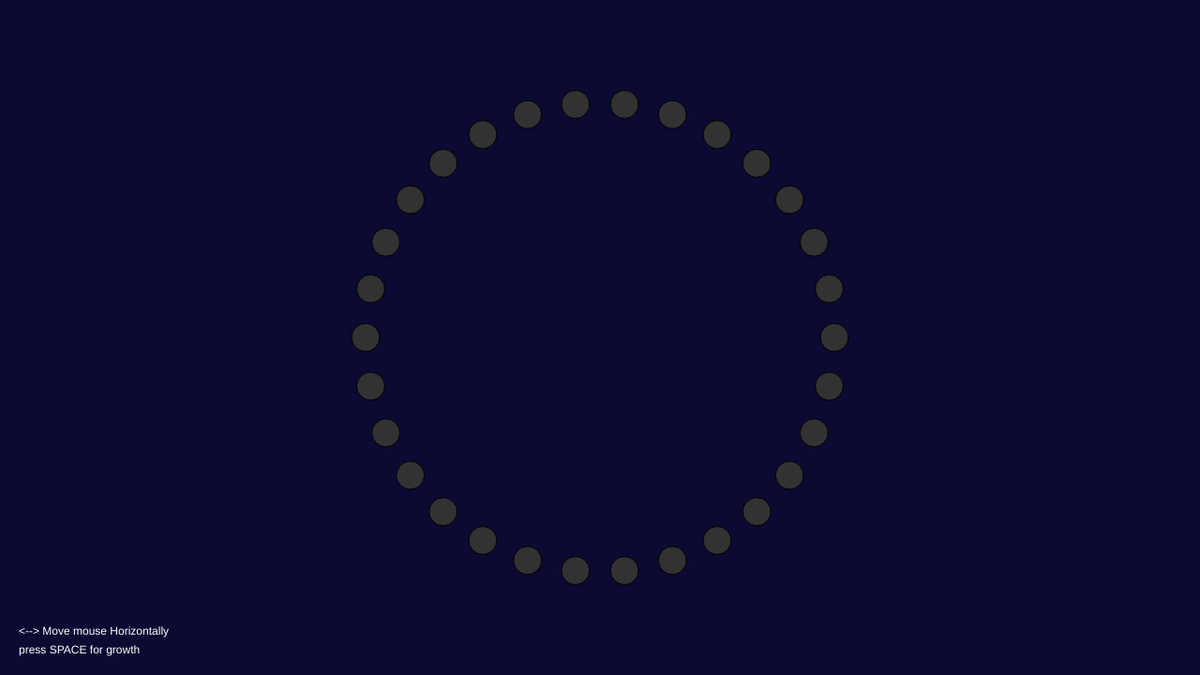
Frame 1 (no input)
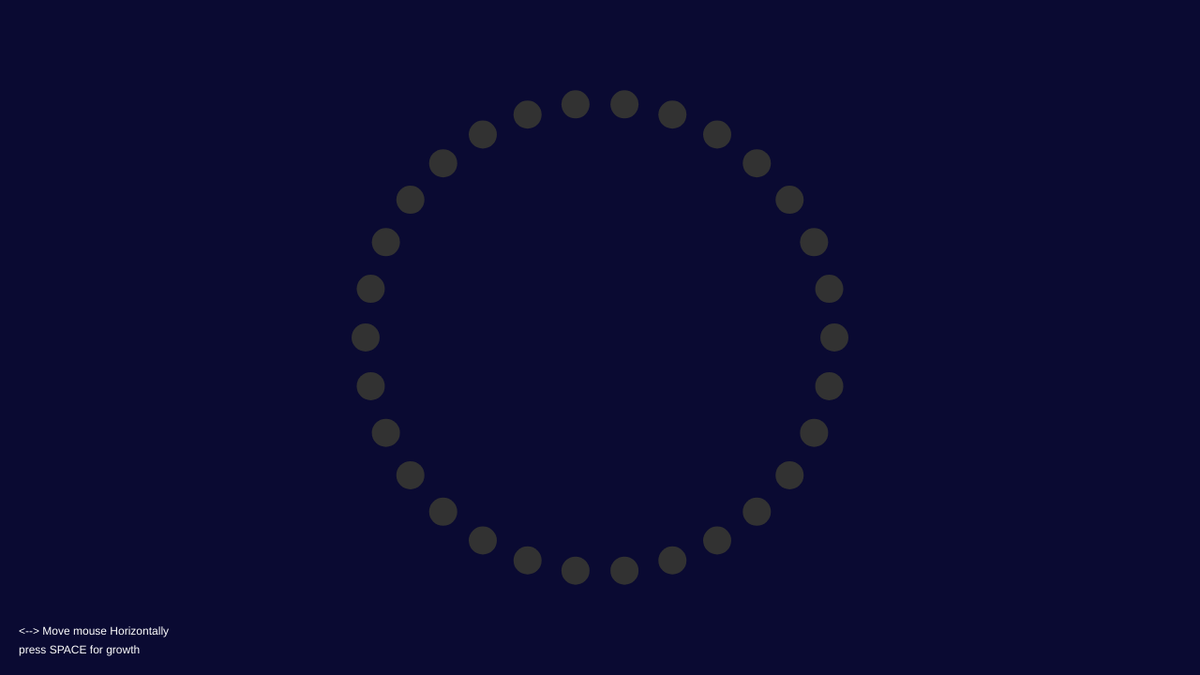
Frame 60 (no input)
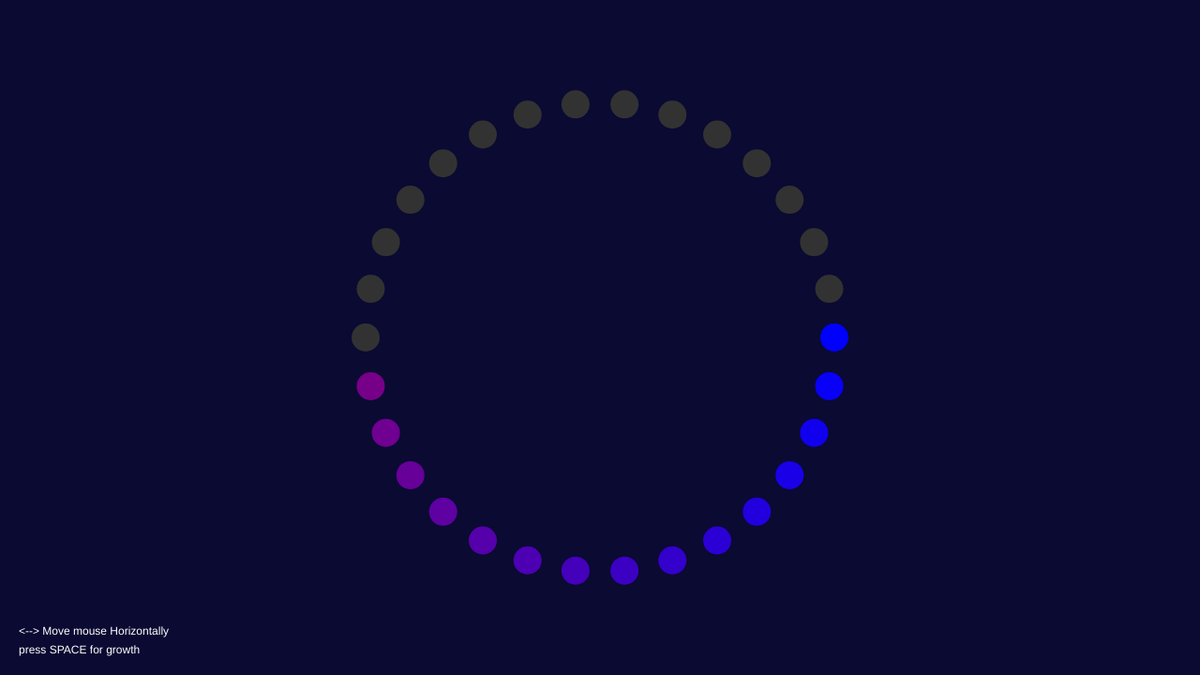
Frame 120 (the mouse pressed at the canvas centre since frame 60)

The p5.js sketch that drew these frames (run headless with seeded random() and noise() and a simulated clock; from frame 60 on, the mouse is pressed at the canvas centre):

// p5.js sketch
// ── sketch.js
/* //////// CirCLES////////
//for this short study i wanted to reflect from my past midterm and realized something i used heavy 
////was circles/////
//so I wanted to fuerhter work on it to see what I can come up with///
//i created to interactrive loops////
//As you see one of them is a key press where you press it and the circles begin to grow////
//the other one is if you move the mouse i mapped it to a horizontal movement///
///furthermore the more you move either left or right there will be an effect
*/





let numEllipses = 30;       // Number of ellipses
let radius = 250;           // Radius of the big invincible circle little ellipses are making
let ellipseSize = 30;       // Size of each ellipse
let centerX, centerY;      // Center of the circle

let growingCircle = false; 
let maxSize = 300;
let speedGrowth = 0.5;




function setup() {
  createCanvas(1280, 720);
  centerX = width / 2;    // X position of the circle's center
  centerY = height / 2;   // Y position of the circle's center
  textSize = (16);
}

function draw() {
  background(10, 10, 50);

  if(growingCircle)
  {
    for(let g = 0; g < 1; g++)
    {
      ellipseSize += speedGrowth;
      if (ellipseSize > maxSize)
      {
        resetEllipses();
      }
    }
  }

  //I wanted to make this piece interactive by mapping it horizontally
  //as you move more to the right the ellipses will begin to light up
  let lightingAmount = map(mouseX, 0, width, 0, numEllipses);
  // let currentSize = ellipseSize;


  for (let i = 0; i < numEllipses; i++) 
    {
      //we want to equally space out 30 ellipses around a circle, hence 2pi representing a full circle
    let angle = i * TWO_PI / numEllipses;

    // we need to calculate X and Y positions for each ellipse
    //center will be the coordinates of the big invincible circles center because we want the little ellipse to be around that
    //radius will be the distance from center point to any point on circle
    //the angle at which it will go towards the little ellipse used by the loop
    //cos determines horizontal(x) placement 
    //sin will determine y placement
    //used p5 sketch refernce for help
    let x = centerX + radius * cos(angle);
    let y = centerY + radius * sin(angle);
  //logic for lighitng up circles
  //if statement will determine whether a current ellipse should be lit up depending on position of mouse
    if (i < lightingAmount) {
      // i used the lerp command for the color change because it can create a cool sort of color change itll interlop a color gradient from blue to red kind of leavng like  apurple trail too
      let lerpedColor = lerpColor(color(0, 0, 255), color(255, 0, 0), i / numEllipses);
      fill(lerpedColor);
    } else {
      // Make the ellipse appear "off" (gray color)
      fill(50);  // Gray for "off" state
    }

    // Draw the ellipse at the calculated position
    ellipse(x, y, ellipseSize, ellipseSize);
  }

  fill(255);
  noStroke();
  textAlign(LEFT, BOTTOM);
  text("<--> Move mouse Horizontally", 20, height - 40);
  text("press SPACE for growth", 20, height - 20);
}

//we want to reset the ellipses by using the following logic, aswell when space bar is clicked itll expand them
//however once reaching a certain amount they need to reset
function keyPressed()
{
  if(key === ' ')
  {
    if (growingCircle)
    {
      resetEllipses();
    }
    else 
    {
      growingCircle = true;
    }
  }
}
//need to state resetEllipses back to its original state which is the following
function resetEllipses()
{
  ellipseSize = 30;
  growingCircle = false;
}
